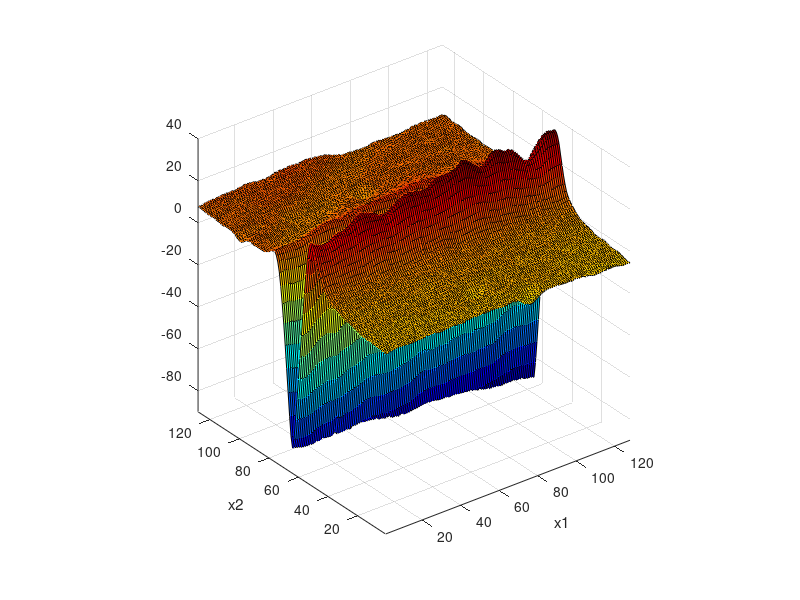
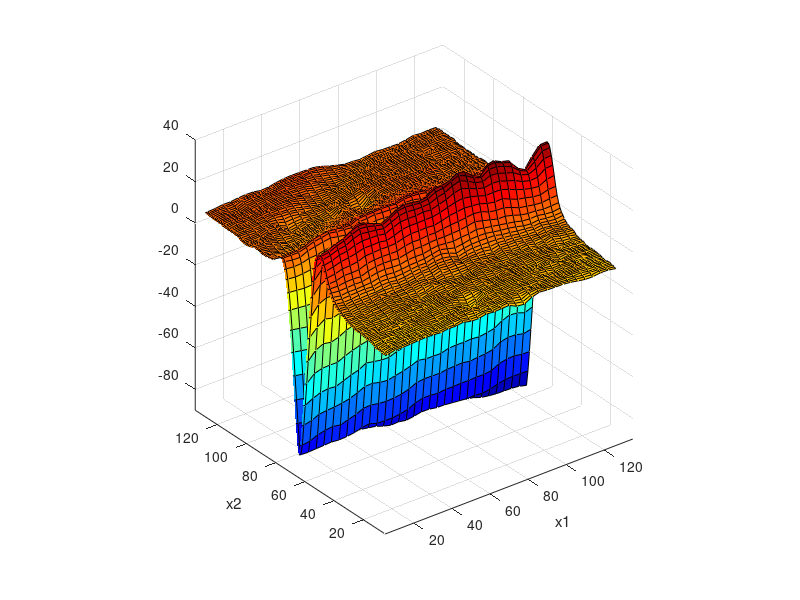

Source code (MATLAB) for these figures, in order: (Note: this script raises an error after producing the figures.)
% delaunayTriangulation interpolation
% zhouweiyan 20180925
clear
% close all
% clc
load groove1.mat
figure
surf(groove);colormap(jet)
% view([0 -90])
axis equal
xlim([1,128]);ylim([1,128]);zlim([-90,40]);
xlabel('x1');ylabel('x2');

%% data preparation
% train set
x1_train=2:4:128; x2_train=1:128;
[X1_train,X2_train]=meshgrid(x1_train,x2_train);
X_train=[X1_train(:),X2_train(:)];
y_train=groove(x2_train,x1_train);
y_train=y_train(:);
figure
surf(X1_train,X2_train,reshape(y_train,length(x2_train),length(x1_train)));colormap(jet)
axis equal
xlabel('x1');ylabel('x2');zlim([-90,40]);

P=X_train;
DT=delaunayTriangulation(P);
% triplot(DT)
V=y_train;

% test set
x1_test=min(x1_train):max(x1_train);x2_test=min(x2_train):max(x2_train);
[X1_test,X2_test]=meshgrid(x1_test,x2_test);
X_test=[X1_test(:),X2_test(:)];
y_test_ideal=groove(x2_test,x1_test);

Pq=X_test;
%% linear interplotation
[ti,bc]=pointLocation(DT,Pq);
triVals=V(DT(ti,:));
Vq=dot(bc',triVals')';
m=Vq;
figure
surf(X1_test,X2_test,reshape(m,length(x2_test),length(x1_test)))
colormap(jet)
axis equal
xlim([min(x1_train),max(x1_train)]);ylim([min(x2_train),max(x2_train)]);zlim([-90,40]);
xlabel('x1');ylabel('x2');
view(3)

%% Error analysis
range=max(groove(:))-min(groove(:));
% NRMSD=sqrt(sum(m-y_test_ideal(:)).^2)/range
% max(m-y_test_ideal(:))

m_a=reshape(m,length(x2_test),length(x1_test));
% m_a=m_a(1:256,4:252);y_test_ideal_a=y_test_ideal(1:256,4:252);    % cut
% the boundary of x1

figure
surf(y_test_ideal-m_a);   % surf(y_test_ideal_a-m_a,'FaceAlpha',0.1); 
zlim([-90,40]);
NRMSD=sqrt(sum((m_a(:)-y_test_ideal(:)).^2))/range
max(abs(m_a(:)-y_test_ideal(:)))
PSNR=max(y_test_ideal(:))*sqrt(length(x1_test)*length(x2_test))/sqrt(sum((m_a(:)-y_test_ideal(:)).^2))
